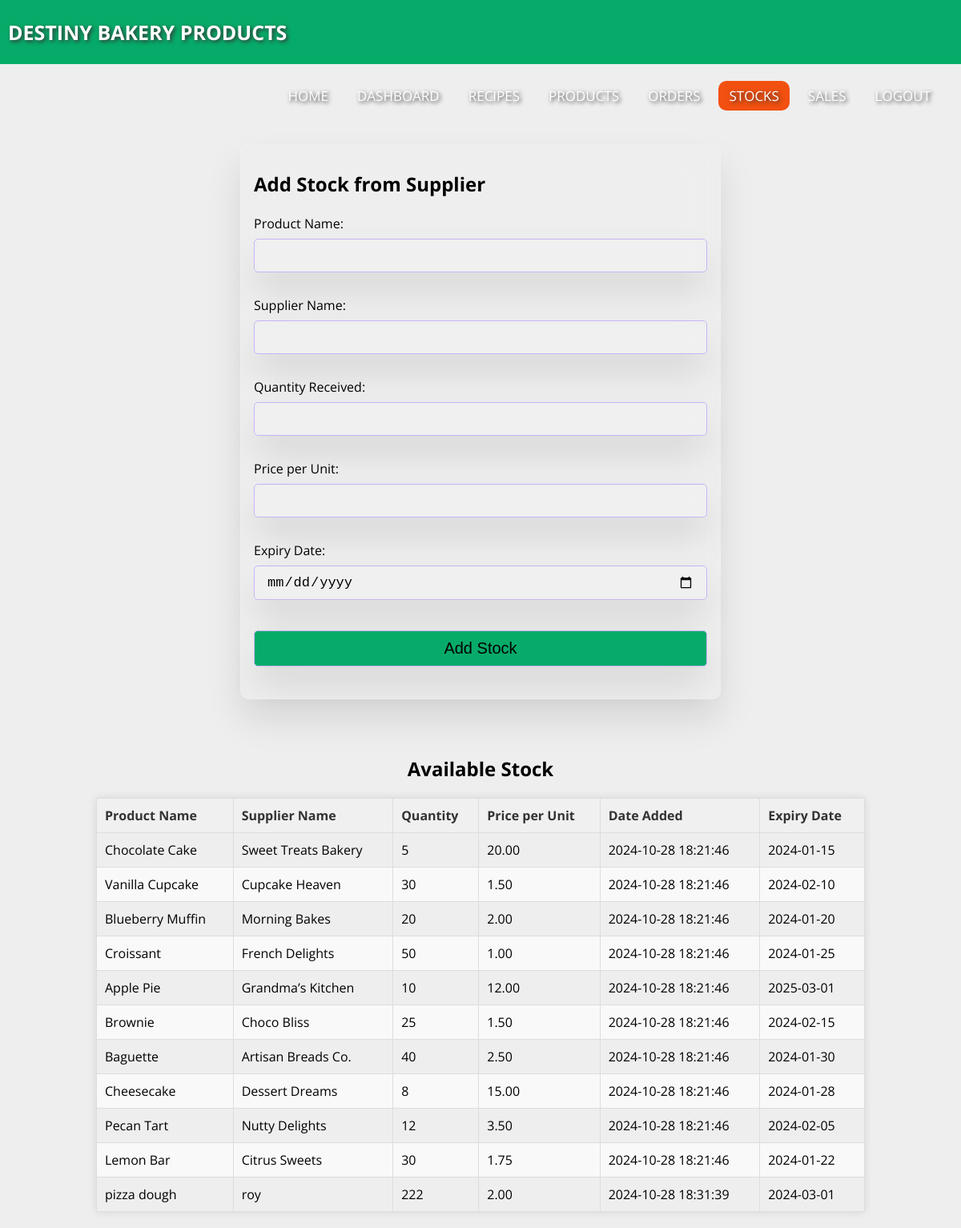
/stock.php (signed in), run on the app's committed database.
### tables this page shows
CREATE TABLE `stock` (
  `id` int(11) NOT NULL,
  `product_name` varchar(255) NOT NULL,
  `supplier_name` varchar(255) NOT NULL,
  `quantity` int(11) NOT NULL,
  `price` decimal(10,2) NOT NULL,
  `created_at` timestamp NOT NULL DEFAULT current_timestamp(),
  `expiry_date` date DEFAULT NULL
);

### stock.php (the view, shortened to what this page needs)
<?php
@include 'config.php';
$stmt = $pdo->prepare("SELECT * FROM stock");
$stmt->execute();
$stocks = $stmt->fetchAll(PDO::FETCH_ASSOC);
?>
<!DOCTYPE html>
<html lang="en">
<head>
    <link rel="stylesheet" href="style.css">
</head>
<body>
    <nav>
        <label class="logo">DESTINY BAKERY PRODUCTS</label>
        <ul>
            <li><a href="index.html">Home</a></li>
            <li><a href="admin_dashboard.php">DASHBOARD</a></li>
            <li><a href="recipes.php">RECIPES</a></li>
            <li><a href="products.php">PRODUCTS</a></li>
            <li><a href="orders.php">ORDERS</a></li>
            <li><a class="active" href="stock.php">STOCKS</a></li>
            <li><a href="sales.php">SALES</a></li>
            <li><a href="logout.php">LOGOUT</a></li>
        </ul>
    </nav>
    <div class="form-container">
        <form action="" method="POST">
            <h2>Add Stock from Supplier</h2>
            <br>
            <label for="product_name">Product Name:</label>
            <input type="text" id="product_name" name="product_name" required>
            <br><br>
            <label for="supplier_name">Supplier Name:</label>
            <input type="text" id="supplier_name" name="supplier_name" required>
            <br><br>
            <label for="quantity">Quantity Received:</label>
            <input type="number" id="quantity" name="quantity" required>
            <br><br>
            <label for="price">Price per Unit:</label>
            <input type="number" step="0.01" id="price" name="price" required>
            <br><br>
            <label for="expiry_date">Expiry Date:</label>
            <input type="date" id="expiry_date" name="expiry_date" required>
            <br><br>
            <input type="submit" value="Add Stock" class="form-btn">
        </form>
    </div>
    <div class="table-container">
        <h2 class="h2title">Available Stock</h2>
        <table>
            <thead>
                <tr>
                    <th>Product Name</th>
                    <th>Supplier Name</th>
                    <th>Quantity</th>
                    <th>Price per Unit</th>
                    <th>Date Added</th>
                    <th>Expiry Date</th>
                </tr>
            </thead>
            <tbody>
                <?php if (count($stocks) > 0): ?>
                <?php foreach ($stocks as $stock): ?>
                <tr>
                    <td><?php echo htmlspecialchars($stock['product_name']); ?></td>
                    <td><?php echo htmlspecialchars($stock['supplier_name']); ?></td>
                    <td><?php echo htmlspecialchars($stock['quantity']); ?></td>
                    <td><?php echo htmlspecialchars(number_format($stock['price'], 2)); ?></td>
                    <td><?php echo htmlspecialchars($stock['created_at']); ?></td>
                    <td><?php echo htmlspecialchars($stock['expiry_date']); ?></td>
                </tr>
                <?php endforeach; ?>
                <?php else: ?>
                <tr>
                    <td colspan="5">No stock available.</td>
                </tr>
                <?php endif; ?>
            </tbody>
        </table>
    </div>
</body>
</html>

### style.css (style rules this page uses)
* { padding: 0; margin: 0; text-decoration: none; list-style: none; box-sizing: border-box; }
body { overflow-x: hidden; font-family: "Open Sans", sans-serif; background: #eee; }
nav { background: #07ab69; height: 80px; width: 100%; }
label.logo { color: white; font-size: 25px; line-height: 80px; padding: 0 100px; font-weight: bold; padding-left: 10px; padding-right: 0px; text-shadow: 2px 2px 5px #333; }
nav ul { float: right; margin-right: 20px; }
nav ul li { display: inline-block; float: left; line-height: 80px; margin: 0 5px; text-shadow: 2px 2px 5px #333; }
nav ul li a { color: white; font-size: 17px; padding: 7px 13px; border-radius: 10px; text-transform: uppercase; }
a.active, a:hover { background: #f25010; transition: 0.5s; border-radius: 10px; }
.h2title { text-align: center; margin: 10px; }
.form-container { min-height: 80vh; display: flex; align-items: center; justify-content: center; padding: 20px; padding-bottom: 60px; margin-top: 5rem; }
.form-container form { background-color: rgba(255, 255, 255, 0.05); border: 1px solid rgba(255, 255, 255, 0.1); box-shadow: 0 25px 45px rgba(0, 0, 0, 0.1); backdrop-filter: blur(20px); width: 50vw; position: relative; padding: 2rem 1rem; border-radius: 10px; }
.form-container form input, .form-container form select { background-color: rgba(255, 255, 255, 0.05); border: 1px solid rgba(255, 255, 255, 0.1); box-shadow: 0 25px 45px rgba(0, 0, 0, 0.1); backdrop-filter: blur(20px); border: 1px solid #c7b3f5; width: 100%; padding: 10px 15px; font-size: 17px; margin: 8px 0; border-radius: 5px; }
.form-container form .form-btn { background: #07ab69; font-size: 20px; cursor: pointer; }
table { border-collapse: collapse; width: 80%; margin: 20px auto; border: 1px solid #ddd; box-shadow: 0 0 10px rgba(0, 0, 0, 0.1); }
th, td { border: 1px solid #ddd; padding: 10px; text-align: left; }
th { background-color: #f0f0f0; font-weight: bold; color: #333; }
tr:nth-child(even) { background-color: #f9f9f9; }

### data on the page
stock: product_name "Chocolate Cake", supplier_name "Sweet Treats Bakery", quantity "5", price "20.00", created_at "2024-10-28 18:21:46", expiry_date "2024-01-15"
stock: product_name "Vanilla Cupcake", supplier_name "Cupcake Heaven", quantity "30", price "1.50", created_at "2024-10-28 18:21:46", expiry_date "2024-02-10"
stock: product_name "Blueberry Muffin", supplier_name "Morning Bakes", quantity "20", price "2.00", created_at "2024-10-28 18:21:46", expiry_date "2024-01-20"
stock: product_name "Croissant", supplier_name "French Delights", quantity "50", price "1.00", created_at "2024-10-28 18:21:46", expiry_date "2024-01-25"
stock: product_name "Apple Pie", supplier_name "Grandma’s Kitchen", quantity "10", price "12.00", created_at "2024-10-28 18:21:46", expiry_date "2025-03-01"
stock: product_name "Brownie", supplier_name "Choco Bliss", quantity "25", price "1.50", created_at "2024-10-28 18:21:46", expiry_date "2024-02-15"
stock: product_name "Baguette", supplier_name "Artisan Breads Co.", quantity "40", price "2.50", created_at "2024-10-28 18:21:46", expiry_date "2024-01-30"
stock: product_name "Cheesecake", supplier_name "Dessert Dreams", quantity "8", price "15.00", created_at "2024-10-28 18:21:46", expiry_date "2024-01-28"
stock: product_name "Pecan Tart", supplier_name "Nutty Delights", quantity "12", price "3.50", created_at "2024-10-28 18:21:46", expiry_date "2024-02-05"
stock: product_name "Lemon Bar", supplier_name "Citrus Sweets", quantity "30", price "1.75", created_at "2024-10-28 18:21:46", expiry_date "2024-01-22"
stock: product_name "pizza dough", supplier_name "roy", quantity "222", price "2.00", created_at "2024-10-28 18:31:39", expiry_date "2024-03-01"
